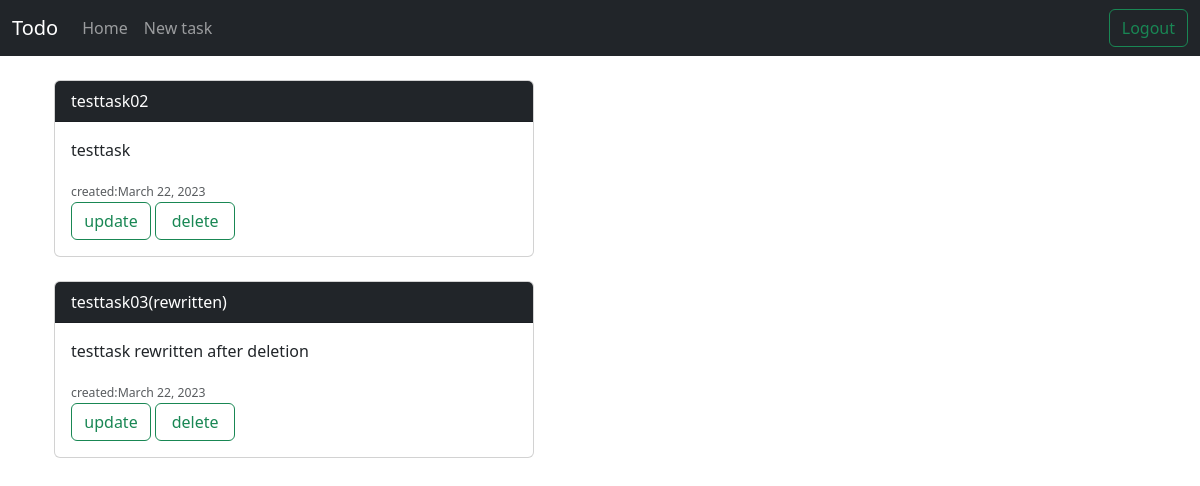
The page /view_uncompleted/ (signed in) on the database its author committed.
### user/models.py (models this page shows, shortened)
class Task(models.Model):
  user = models.ForeignKey(User,on_delete=models.CASCADE)
  title = models.CharField(max_length=100)
  description = models.CharField(max_length=100)
  completed = models.BooleanField(default=False)
  created_at = models.DateTimeField(auto_now_add=True)
  updated_at = models.DateTimeField(auto_now= True)

### user/views.py (the view)
# urls.py: path('view_uncompleted/', views.view_uncompleted, name='view_uncompleted'),
def view_uncompleted(request):
  user = request.user
  tasks_uncompleted = user.task_set.filter(completed=False)
  return render(request,'view_uncompleted.html', {'user':user, 'tasks_uncompleted':tasks_uncompleted})

### templates/view_uncompleted.html
{% extends 'base.html' %}
{% block content %}
  {% if tasks_uncompleted%}
    {% for task in tasks_uncompleted%}
      <div class="container">
        <div class="card"  style="max-width:30rem;">
          <div class="card-header header-dark bg-dark" style="color: white;">
            {{task.title}}
          </div>
          <div class="card-body">
            <p class="card-text">{{task.description}}</p>
            <span class="form-text text-muted" style="color:black; font-weight: 150;"><small>created:{{task.created_at|date}}</small></span></br>
            <a href="{% url "update_task" task.id %}" class="btn btn-outline-success" style="width:5em;">update</a>
            <a href="{% url "delete_task" task.id %}" class="btn btn-outline-success" style="width:5em;">delete</a>
          </div>
        </div></br>
      </div>
    {% endfor %}
  {% else %}
    <h2>Uncompleted Task Will Be Shown Here</h2>
  {% endif %}
{% endblock content %}

### rows shown on the page
Task: title "testtask02", description "testtask", created_at "March 22, 2023"
Task: title "testtask03(rewritten)", description "testtask rewritten after deletion", created_at "March 22, 2023"
